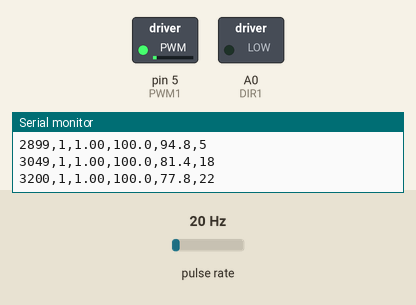
A sketch run on a simulated Arduino Uno, built with avr-gcc and run on an emulated ATmega328P. On the bench: switched loads named in the sketch (green lamp = pin HIGH), the last lines printed to the serial monitor. Wiring (inferred from the names in the program): pulse sensor: data pin 2. Inputs (shaded band) come from the test bench; at power-on: pulse rate 20 Hz.

Above: at 3.27 s.
3.3 s: pulse rate (sensor on pin 2) set to 4 Hz
At 5.6 s:
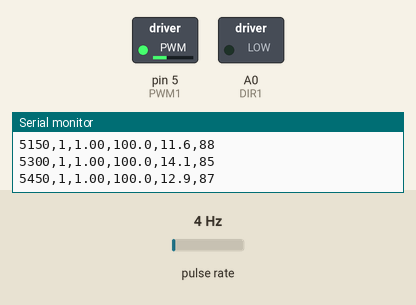
6.3 s: pulse rate (sensor on pin 2) set to 100 Hz
9.3 s: pulse rate (sensor on pin 2) set to 3 Hz
At 12.5 s:
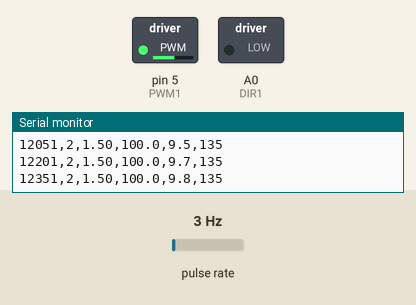
Timing chart, 0 to 18.3 s (numbered marks = the images above; inputs shaded):
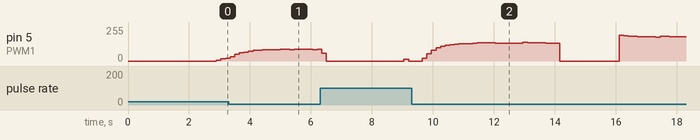

The sketch:

kp_value_testing.ino
```cpp
// ============================================================================
// CRIA 7 PROJECT - Kp value testing
// ============================================================================

const int DIR1 = A0;
const int PWM1 = 5;
const int LEFT_SENSOR = 2;

const float TRANSITIONS_PER_REV = 40.0;
const unsigned long SAMPLE_INTERVAL = 150; // 150 ms for better resolution (10 RPM per step)

float targetRPM = 100.0;

// --- AUTOMATIC KP TEST ---
float kpValues[5] = {1.0, 1.5, 2.0, 2.5, 3.0};
int subTrial = 0;
bool testCompleted = false;
unsigned long subTrialStartTime = 0;

// --- SENSOR VARIABLES ---
volatile unsigned long leftTransitions = 0;
volatile unsigned long lastLeftTransition = 0;

unsigned long lastSampleTime = 0;
int leftPWM = 0;
float filteredRPM = 0.0; // Holds the smoothed speed

// =================================
// INTERRUPT (Anti-Debounce Filter)
// =================================
void countLeftTransition() {
  unsigned long now = micros();
  if (now - lastLeftTransition > 1000) {
    leftTransitions++;
    lastLeftTransition = now;
  }
}

void setup() {
  pinMode(DIR1, OUTPUT);
  pinMode(PWM1, OUTPUT);
  pinMode(LEFT_SENSOR, INPUT);

  digitalWrite(DIR1, LOW);

  attachInterrupt(digitalPinToInterrupt(LEFT_SENSOR), countLeftTransition, CHANGE);

  Serial.begin(115200);
  delay(2000);

  // CSV Header matching Python processing scripts
  Serial.println("Time_ms,Trial,Kp,Setpoint,Measured_RPM,PWM_Out");

  subTrialStartTime = millis();
  lastSampleTime = millis();
}

void loop() {
  if (testCompleted) return;

  unsigned long now = millis();

  // Executes only every SAMPLE_INTERVAL (150 ms)
  if (now - lastSampleTime >= SAMPLE_INTERVAL) {

    // 1. Read transitions with interrupt protection
    noInterrupts();
    unsigned long leftMeasured = leftTransitions;
    leftTransitions = 0;
    interrupts();

    // 2. Elapsed time
    float dt = (now - lastSampleTime) / 1000.0;
    lastSampleTime = now;

    // 3. Instantaneous RPM Calculation
    float rawRPM = (leftMeasured / TRANSITIONS_PER_REV) * (60.0 / dt);

    // 4. LOW-PASS FILTER (Exponential Moving Average)
    filteredRPM = (0.3 * rawRPM) + (0.7 * filteredRPM);

    // 5. Test Timing Management
    unsigned long timeInSubTrial = now - subTrialStartTime;

    if (timeInSubTrial >= 7000) { // 5s Test + 2s Pause completed
      subTrial++;
      subTrialStartTime = now;
      timeInSubTrial = 0; // Reset cycle internal timer

      // If all 5 Kp values have been tested, conclude the test
      if (subTrial >= 5) {
        testCompleted = true;
        analogWrite(PWM1, 0);
        Serial.println("# END_TEST");
        return;
      }
    }

    float currentKp = kpValues[subTrial];

    // 6. Control Logic vs Pause
    if (timeInSubTrial >= 5000) {
      // --- PAUSE PHASE (Last 2 seconds) ---
      // Force motor stop and clear filter memory for a clean start on the next Kp
      leftPWM = 0;
      filteredRPM = 0.0;
    } else {
      // --- TEST PHASE (First 5 seconds) ---
      // Active Proportional Controller
      float leftError = targetRPM - filteredRPM;
      float leftSignal = currentKp * leftError;
      leftPWM = constrain((int)leftSignal, 0, 255);
    }

    // 7. Motor Actuation
    analogWrite(PWM1, leftPWM);

    // 8. Telemetry Output
    Serial.print(now); Serial.print(",");
    Serial.print(subTrial + 1); Serial.print(",");
    Serial.print(currentKp, 2); Serial.print(",");
    Serial.print(targetRPM, 1); Serial.print(",");
    Serial.print(filteredRPM, 1); Serial.print(",");
    Serial.println(leftPWM);
  }
}
```
